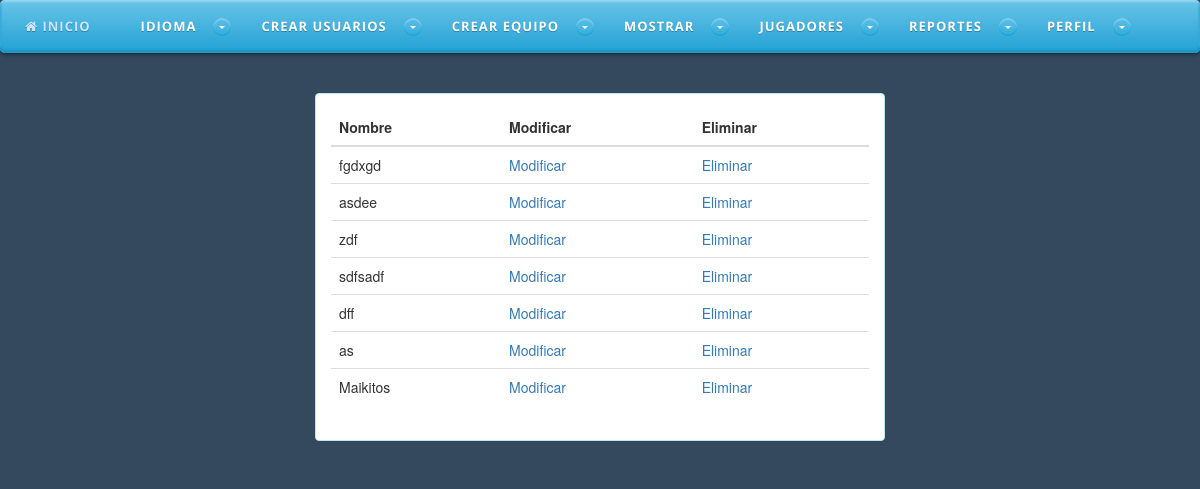
Screenshot of /mostrarEquipo.php (signed in) with the database file from the repository.
### tables this page shows
CREATE TABLE IF NOT EXISTS `equipo` (
  `idEquipo` int(11) NOT NULL AUTO_INCREMENT,
  `Nombre` varchar(25) DEFAULT NULL,
  `activo` tinyint(1) NOT NULL,
  PRIMARY KEY (`idEquipo`),
  UNIQUE KEY `Nombre` (`Nombre`)
);

### mostrarEquipo.php (the view, shortened to what this page needs)
<!doctype html>
<html lang='es'>
	<?php include 'head.php'; ?>
<body role="document">
	<?php include 'cabecera.php'; ?>
	<br>
	<br>
	<div class="container-fluid col-md-6 col-md-offset-3">
		<div class="panel panel-info">
			  <div class="panel-body">
			  	<table class="table table-hover">
			  			<thead>
							<tr>
								<th>Nombre</th>
								<th>Modificar</th>
								<th>Eliminar</th>
							</tr>
						</thead>
						<tbody>
<?php
					    $hostname = 'localhost';
					    $username = 'root';
					    $password = '';
					    try {
					        $dbh = new PDO("mysql:host=" . $hostname . ";dbname=deportes", $username, $password);
					        $dbh->setAttribute(PDO::ATTR_ERRMODE, PDO::ERRMODE_EXCEPTION);
					        $stmt = $dbh->prepare("SELECT Nombre, activo FROM equipo WHERE activo='1'");
					        $stmt->execute();
					        $result = $stmt->fetchAll();
					        foreach ($result as $row) {
					            ?>
					            			<tr>
												<td><?=$row["Nombre"]?></td>
												<td><a <?="href='modificarEquipo.php?nombre=".$row ["Nombre"]."'"?>>Modificar</a></td>
												<td><a <?="href='mostrarEquipo.php?nombre=".$row ["Nombre"]."'"?> onclick="return confirm('¿Está Seguro?');">Eliminar</a></td>
											</tr>
					        <?php
                            }
					    }
					    catch(PDOException $e) {
					        echo $e->getMessage();
					    }
				?>
						</tbody>
					</table>
			  </div>
		</div>
	</div>
</body>
</html>

### css/estilo.css (style rules this page uses)
body { width: auto; height: auto; padding-top: 70 px; background-color: #34495e; background-repeat: no-repeat; background-size: contain ; background-attachment: fixed; background-position: top center; }

### rows the page displays
equipo: Nombre "fgdxgd"
equipo: Nombre "asdee"
equipo: Nombre "zdf"
equipo: Nombre "sdfsadf"
equipo: Nombre "dff"
equipo: Nombre "as"
equipo: Nombre "Maikitos"
